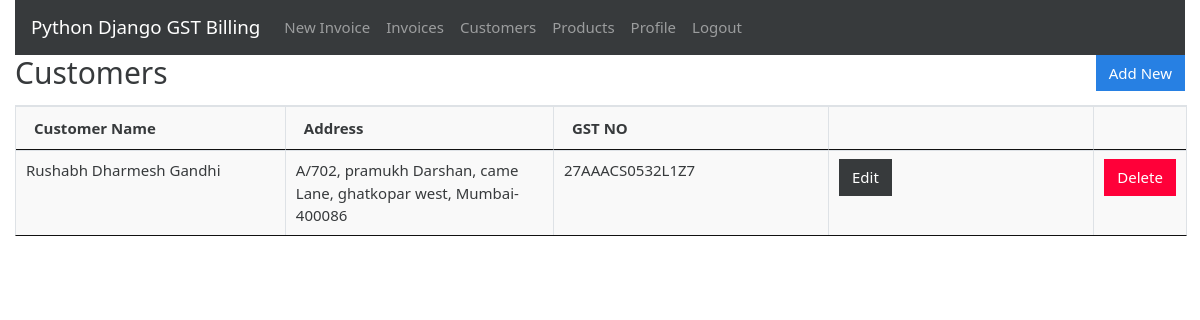
Page /customers (signed in) on the committed database.
### gstbillingapp/models.py (models this page shows, shortened)
class Customer(models.Model):
    customer_name = models.CharField(max_length=200)
    customer_address = models.TextField(max_length=600, blank=True, null=True)
    customer_gst = models.CharField(max_length=15, blank=True, null=True)

### gstbillingapp/views.py (the view)
# urls.py: path('customers', views.customers, name='customers'),
@login_required
def customers(request):
    context = {}
    context['customers'] = Customer.objects.all()
    return render(request, 'gstbillingapp/customers.html', context)

### gstbillingapp/templates/gstbillingapp/customers.html (shortened to what this page needs)
{% extends "gstbillingapp/base.html" %}
{% load static %}
{% block content %}
<div class="row">
	<div class="col">
		<h2>Customers</h2>
	</div>
	<div class="col">
		<a href="{% url 'customer_add' %}" id="add_customer_btn"><button type="button" class="btn btn-primary">Add New</button></a>
	</div>
</div>
<table class="table table-bordered" id="customer-table">
	<thead>
		<tr>
			<th>Customer Name</th>
			<th>Address</th>
			<th>GST NO</th>
			<th></th>
			<th></th>
		</tr>
	</thead>
	<tbody class="two-col-form">
		{% for customer in customers %}
		<tr>
			<td>{{customer.customer_name}}</td>
			<td>{{customer.customer_address}}</td>
			<td>{{customer.customer_gst}}</td>
			<td><a href="{% url 'customer_edit' customer.id %}"><button type="button" class="btn btn-dark">Edit</button></a></td>
			<td><button type="button" class="btn btn-danger" data-toggle="modal" data-target="#customerDeleteModal" data-customer-id="{{customer.id}}" data-customer-name="{{customer.customer_name}}">Delete</button></td>
		</tr>
		{% endfor %}
	</tbody>
</table>
{% endblock %}

### gstbillingapp/static/gstbillingapp/main.css (style rules this page uses)
.table-bordered td, .table-bordered th { padding: 0.25em; }
.table-bordered tbody td, .table-bordered tbody th, .table-bordered thead th, .table-bordered thead td { background: #f9f9f9; }
.two-col-form td, .two-col-form th { width: 25%; }
#add_customer_btn, #add_product_btn { float: right; }

### rows in the picture
Customer: customer_name "Rushabh Dharmesh Gandhi", customer_address "A/702, pramukh Darshan, came Lane, ghatkopar west, Mumbai- 400086", customer_gst "27AAACS0532L1Z7"
